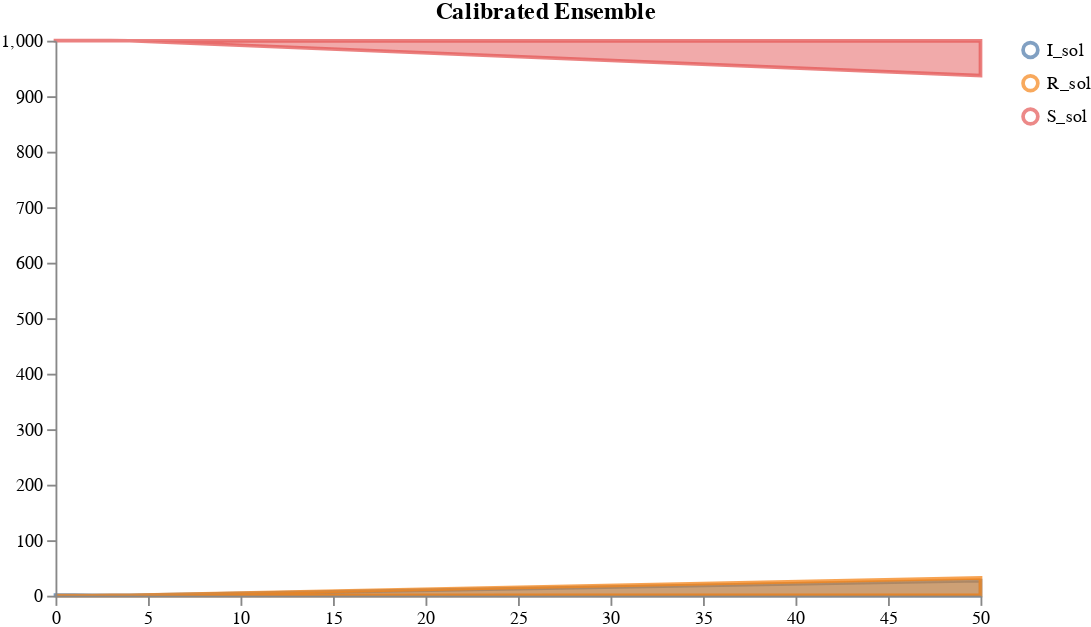

Notebook cell for this chart:
### Markdown cell above
## load_and_calibrate_and_sample_ensemble_model

### Code cell
data_path = os.path.join(DEMO_PATH, "data.csv")
num_samples = 100
timepoints = [0.0, 1.0, 2.0, 3.0, 4.0, 50]

# Run the calibration and sampling
result = load_and_calibrate_and_sample_ensemble_model(
    ASKENET_PATHS,
    data_path,
    weights,
    solution_mappings,
    num_samples,
    timepoints,
    verbose=True,
    total_population=1000,
    num_iterations=350,
    time_unit="days",
    visual_options={"title": "Calibrated Ensemble", "subset":".*_sol"}
)

# Save results
result["data"].to_csv(
    os.path.join(DEMO_PATH, "results_petri_ensemble/calibrated_sample_results.csv"), index=False
)
result["quantiles"].to_csv(
    os.path.join(DEMO_PATH, "results_petri_ensemble/calibrated_quantile_results.csv"), index=False
)
plots.ipy_display(result["visual"])

### Figure 1 — Vega specification as saved in the notebook (floating-point values rounded to 4 significant figures)
{"$schema": "https://vega.github.io/schema/vega/v5.json", "axes": [{"name": "x_axis", "orient": "bottom", "scale": "xscale", "zindex": 100}, {"name": "y_axis", "orient": "left", "scale": "yscale", "zindex": 100}], "data": [{"name": "distributions", "values": [{"lower": 0.5096, "timepoint": 0, "trajectory": "I_sol", "upper": 0.9961}, {"lower": 0.4648, "timepoint": 1, "trajectory": "I_sol", "upper": 0.913}, {"lower": 0.424, "timepoint": 2, "trajectory": "I_sol", "upper": 0.8403}, {"lower": 0.3868, "timepoint": 3, "trajectory": "I_sol", "upper": 0.7746}, {"lower": 0.3529, "timepoint": 4, "trajectory": "I_sol", "upper": 0.7137}, {"lower": 0.0005748, "timepoint": 50, "trajectory": "I_sol", "upper": 27.11}, {"lower": 6.591e-12, "timepoint": 0, "trajectory": "R_sol", "upper": 1.725e-11}, {"lower": 0.06303, "timepoint": 1, "trajectory": "R_sol", "upper": 0.1602}, {"lower": 0.1178, "timepoint": 2, "trajectory": "R_sol", "upper": 0.2982}, {"lower": 0.1656, "timepoint": 3, "trajectory": "R_sol", "upper": 0.4169}, {"lower": 0.2072, "timepoint": 4, "trajectory": "R_sol", "upper": 0.5192}, {"lower": 0.8796, "timepoint": 50, "trajectory": "R_sol", "upper": 31.93}, {"lower": 1000.0, "timepoint": 0, "trajectory": "S_sol", "upper": 1000}, {"lower": 1000.0, "timepoint": 1, "trajectory": "S_sol", "upper": 1000.0}, {"lower": 1000.0, "timepoint": 2, "trajectory": "S_sol", "upper": 1000.0}, {"lower": 999.9, "timepoint": 3, "trajectory": "S_sol", "upper": 1000.0}, {"lower": 999.9, "timepoint": 4, "trajectory": "S_sol", "upper": 1000.0}, {"lower": 937.0, "timepoint": 50, "trajectory": "S_sol", "upper": 999.8}]}, {"name": "traces", "transform": [{"expr": "isValid(datum.value)", "type": "filter"}], "values": []}, {"name": "points", "values": []}, {"name": "markers", "values": []}, {"name": "selected", "on": [{"remove": true, "trigger": "clear"}, {"remove": true, "trigger": "!shift"}, {"insert": "clicked", "trigger": "!shift && clicked"}, {"toggle": "clicked", "trigger": "shift && clicked"}]}], "height": 300, "legends": [{"encode": {"labels": {"interactive": true, "name": "legendLabel", "update": {"opacity": [{"test": "!length(data('selected')) || indata('selected', 'value', datum.value)", "value": 1}, {"value": 0.25}]}}, "symbols": {"interactive": true, "name": "legendSymbol", "update": {"fill": {"value": "transparent"}, "opacity": [{"test": "!length(data('selected')) || indata('selected', 'value', datum.value)", "value": 0.7}, {"value": 0.15}], "size": {"value": 64}, "strokeWidth": {"value": 2}}}}, "name": "color_legend", "stroke": "color"}], "marks": [{"from": {"facet": {"data": "points", "groupby": "trajectory", "name": "points_split"}}, "marks": [{"encode": {"hover": {"fillOpacity": {"value": 0.9}}, "update": {"fill": {"field": "trajectory", "scale": "color"}, "fillOpacity": [{"test": "!length(data('selected')) || indata('selected', 'value', datum.trajectory)", "value": 0.5}, {"value": 0.15}], "size": {"value": 10}, "stroke": {"field": "trajectory", "scale": "color"}, "strokeOpacity": [{"test": "!length(data('selected')) || indata('selected', 'value', datum.trajectory)", "value": 0.75}, {"value": 0.15}], "strokeWidth": {"value": 2}, "tooltip": {"field": "value"}, "x": {"field": "timepoint", "scale": "xscale"}, "y": {"field": "value", "scale": "yscale"}}}, "from": {"data": "points"}, "name": "_points_symbol", "type": "symbol", "zindex": 3}, {"encode": {"hover": {"fillOpacity": {"value": 0.9}}, "update": {"interpolate": {"value": "linear"}, "stroke": {"field": "trajectory", "scale": "color"}, "strokeOpacity": [{"test": "!length(data('selected')) || indata('selected', 'value', datum.trajectory)", "value": 0.3}, {"value": 0.1}], "strokeWidth": {"value": 2}, "x": {"field": "timepoint", "scale": "xscale"}, "y": {"field": "value", "scale": "yscale"}}}, "from": {"data": "points"}, "name": "_points_line", "type": "line", "zindex": 3}], "name": "_points", "type": "group", "zindex": 3}, {"from": {"facet": {"data": "traces", "groupby": "trajectory", "name": "traces_split"}}, "marks": [{"encode": {"hover": {"fillOpacity": {"value": 0.9}}, "update": {"interpolate": {"value": "linear"}, "stroke": {"field": "trajectory", "scale": "color"}, "strokeOpacity": [{"test": "!length(data('selected')) || indata('selected', 'value', datum.trajectory)", "value": 0.75}, {"value": 0.15}], "strokeWidth": {"value": 2}, "x": {"field": "timepoint", "scale": "xscale"}, "y": {"field": "value", "scale": "yscale"}}}, "from": {"data": "traces_split"}, "name": "_traces_lines", "type": "line"}], "name": "_traces", "type": "group", "zindex": 2}, {"from": {"facet": {"data": "distributions", "groupby": "trajectory", "name": "trajectory_split"}}, "marks": [{"encode": {"hover": {"fillOpacity": {"value": 0.9}}, "update": {"fill": {"field": "trajectory", "scale": "color"}, "fillOpacity": [{"test": "!length(data('selected')) || indata('selected', 'value', datum.trajectory)", "value": 0.5}, {"value": 0.15}], "interpolate": {"value": "linear"}, "stroke": {"field": "trajectory", "scale": "color"}, "strokeOpacity": [{"test": "!length(data('selected')) || indata('selected', 'value', datum.trajectory)", "value": 0.75}, {"value": 0.15}], "strokeWidth": {"value": 2}, "x": {"field": "timepoint", "scale": "xscale"}, "y": {"field": "upper", "scale": "yscale"}, "y2": {"field": "lower", "scale": "yscale"}}}, "from": {"data": "trajectory_split"}, "type": "area"}], "name": "_distributions", "type": "group", "zindex": 1}, {"marks": [{"encode": {"enter": {"stroke": {"value": "lightgray"}}, "update": {"opacity": {"value": 1}, "x": {"field": "timepoint", "scale": "xscale"}, "y": {"signal": "height"}, "y2": {"value": 0}}}, "from": {"data": "markers"}, "name": "_marker text", "type": "rule"}, {"encode": {"enter": {"fontSize": {"value": 8}, "text": {"field": "datum.label"}, "y": {"value": 0}}}, "from": {"data": "_marker text"}, "name": "_marker flags", "transform": [{"as": ["x", "_y", "opacity", "align", "baseline"], "lineAnchor": "start", "offset": [1], "size": {"signal": "[width, height]"}, "type": "label"}], "type": "text"}], "name": "_markers", "type": "group"}], "scales": [{"domain": {"fields": [{"data": "distributions", "field": "timepoint"}, {"data": "traces", "field": "timepoint"}, {"data": "points", "field": "timepoint"}, {"data": "markers", "field": "timepoint"}]}, "name": "xscale", "range": "width", "type": "linear", "zero": false}, {"domain": {"fields": [{"data": "distributions", "field": "lower"}, {"data": "distributions", "field": "upper"}, {"data": "traces", "field": "value"}, {"data": "points", "field": "value"}]}, "name": "yscale", "nice": true, "range": "height", "type": "linear", "zero": true}, {"domain": {"fields": [{"data": "distributions", "field": "trajectory"}, {"data": "traces", "field": "trajectory"}, {"data": "points", "field": "trajectory"}]}, "name": "color", "range": "category", "type": "ordinal"}], "signals": [{"name": "clear", "on": [{"events": "mouseup[!event.item]", "force": true, "update": "true"}], "value": true}, {"name": "shift", "on": [{"events": "@legendSymbol:click, @legendLabel:click", "force": true, "update": "event.shiftKey"}], "value": false}, {"name": "clicked", "on": [{"events": "@legendSymbol:click, @legendLabel:click", "force": true, "update": "{value: datum.value}"}], "value": null}], "title": "Calibrated Ensemble", "width": 500}
